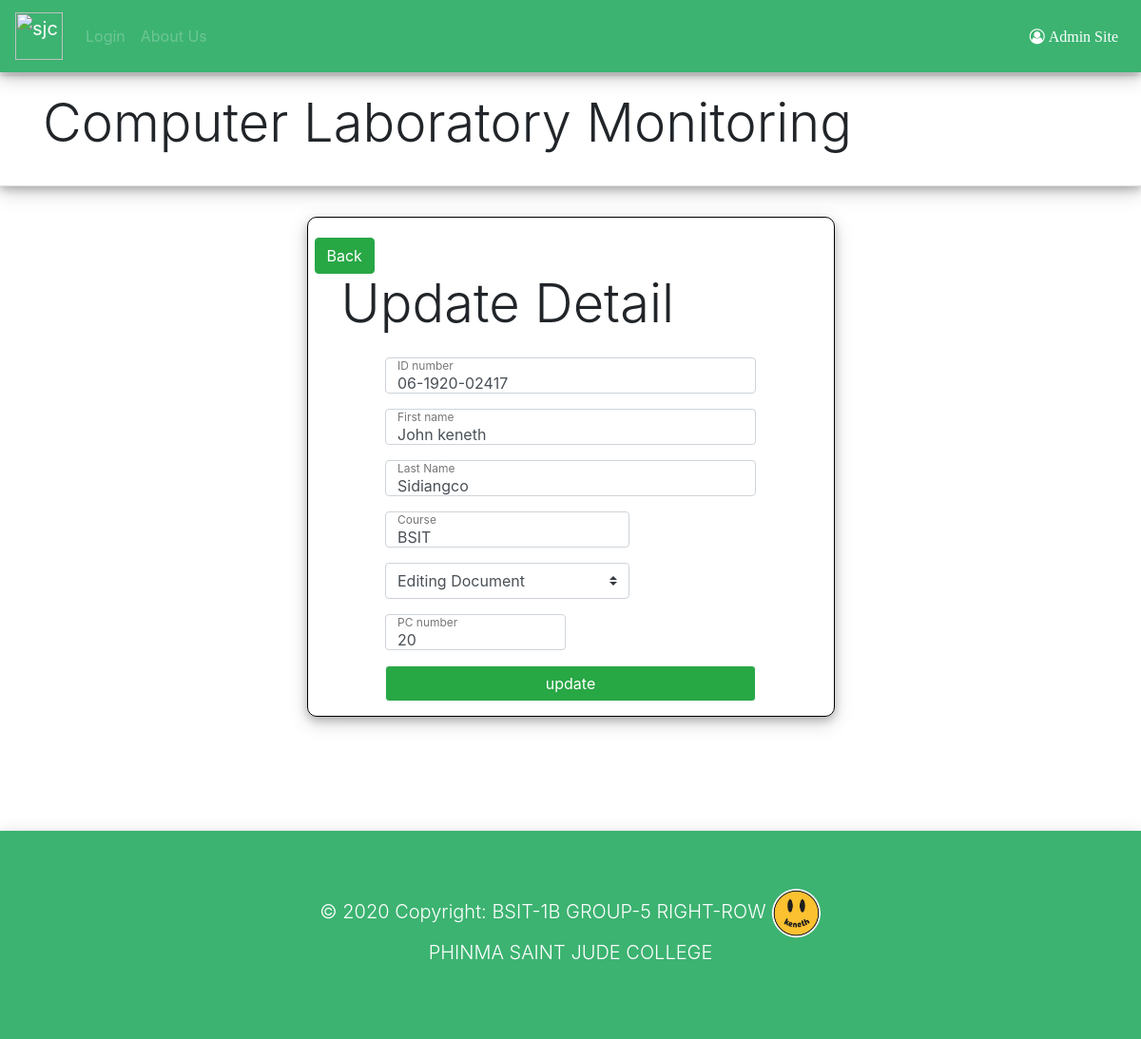
The page /update/78/ on the database its author committed.
### timein/models.py (models this page shows, shortened)
class Student(models.Model):
	admin = models.ForeignKey(User, on_delete=models.CASCADE)
	ID_number = models.CharField(max_length=15)
	last_name = models.CharField(max_length=50)
	first_name = models.CharField(max_length=50)
	course = models.CharField(max_length=20)
	purpose = models.CharField(choices=purposes, blank=False, max_length=20, default='general')
	pc = models.IntegerField()
	date = models.DateTimeField(default=timezone.now)
	timeout = models.TimeField(default=timezone.now, blank=True, null=True)

### timein/views.py (the view)
# urls.py: path('update/<int:pk>/', views.update, name='update'),
def update(request, pk):
    student = get_object_or_404(Student, pk=pk)
    if request.method == "POST":
	    form = StudentForm(request.POST, instance=student)
	    if form.is_valid():
	        student = form.save(commit=False)
	        student.admin = request.user
	        student.save()
	        return redirect('user_detail',pk=student.pk)
    else:
	    form = StudentForm(instance=student)
	    return render(request, 'update.html', {'student': student, 'form': form})

### timein/forms.py
class StudentForm(forms.ModelForm):
    class Meta:
        model = Student
        fields = ('ID_number', 'first_name', 'last_name', 'course', 'purpose','pc',)
        widgets = {
        'ID_number': forms.TextInput(attrs={'placeholder': 'ID number','class': 'form-control', 'id': 'id', }),
        'first_name': forms.TextInput(attrs={'placeholder': 'First name','class': 'form-control', 'id': 'fname'}),
        'last_name': forms.TextInput(attrs={'placeholder': 'Last name','class': 'form-control','id': 'lname'}),
        'course': forms.TextInput(attrs={'placeholder': 'Course', 'class': 'form-control','id': 'course'}),
        'pc':forms.NumberInput(attrs={'placeholder': 'PC number', 'class': 'form-control', 'id': 'pc', 'type': 'number'}),
        'purpose':forms.Select(attrs={'class': 'form-control custom-select', 'id': 'purpose',}),
        }

### timein/templates/update.html (shortened to what this page needs)
{% extends 'layout.html' %}
{% block content %}
{% load static %}
<div class="box2 col-md-6 mx-auto">
    <div id="back1">
        <a type="button" class="btn btn-success btn-md" href="{% url 'user_detail' student.pk %}">Back</a>
    </div>
    <h1 style="margin-top:19px;margin-left:20px;" class="display-4">Update Detail</h1>
    <form method="POST" class="form-signin">
        <div class="form-row">
            <div class="form-label-group  has-float-label col-md-12">
                {{ form.ID_number }}
                <label for="id">ID number</label>
            </div>
        </div>
        <div class="form-row">
            <div class="form-label-group col-md-12">
                {{ form.first_name }}
                <label for="fname">First name</label>
            </div>
        </div>
        <div class="form-row">
            <div class="form-label-group col-md-12">
                {{ form.last_name }}
                <label for="lname">Last Name</label>
            </div>
        </div>
        <div class="form-row">
            <div class="form-label-group col-md-8">
                {{ form.course }}
                <label for="course">Course</label>
            </div>
        </div>
        <div class="form-row">
            <div class="form-label-group col-md-8">
                {{ form.purpose }}
            </div>
        </div>
        <div class="form-row">
            <div class="form-label-group col-md-6">
                {{ form.pc }}
                <label for="pc">PC number</label>
            </div>
            <div class="col-md-12 mx-auto">
                <button type="submit" class="btn btn-light bg-success btn-block text-white">update</button>
            </div>
        </div>
    </form>
</div>
{% endblock %}

### timein/static/css/layout.css (style rules this page uses)
form { margin: 3%; }
.box2 { border: 1px solid black; border-radius: 10px; box-shadow: 0 4px 8px 0 rgba(0, 0, 0, 0.2), 0 6px 20px 0 rgba(0, 0, 0, 0.19); }
#back1 { margin-top: 4%; margin-bottom: -4%; margin-left: -8px; }

### timein/static/css/float_label.css (style rules this page uses)
:root { --input-padding-x: .75rem; --input-padding-y: .75rem; }
.form-signin { width: 100%; max-width: 420px; padding: 15px; margin: 0 auto; }
.form-label-group { position: relative; margin-bottom: 1rem; }
.form-label-group > input, .form-label-group > label { padding: var(--input-padding-y) var(--input-padding-x); }
.form-label-group > label { position: absolute; top: 0; left: 0; display: block; width: 100%; margin-bottom: 0; line-height: 1.5; color: #495057; border: 1px solid transparent; border-radius: .25rem; transition: all .1s ease-in-out; }
.form-label-group input::placeholder { color: transparent; }
.form-label-group input:not(:placeholder-shown) { padding-top: calc(var(--input-padding-y) + var(--input-padding-y) * (2 / 3)); padding-bottom: calc(var(--input-padding-y) /3); }
.form-label-group input:not(:placeholder-shown) ~ label { padding-top: calc(var(--input-padding-y) /3); padding-bottom: calc(var(--input-padding-y) /3); font-size: 12px; color: #777; }
label { text-align: left; margin-top: -5px; margin-left: 5px; }

### rows shown on the page
Student: ID_number "06-1920-02417", first_name "John keneth", last_name "Sidiangco", course "BSIT", purpose "Editing Document", pc "20"
